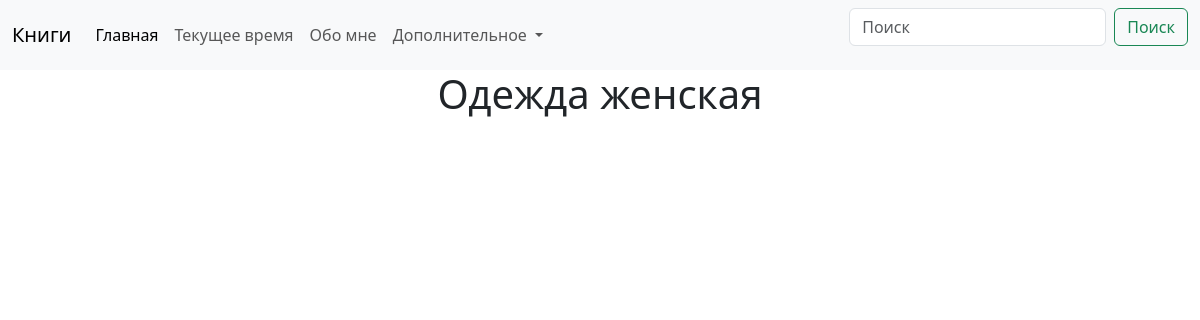
The app's page /women_clothes/, older data.
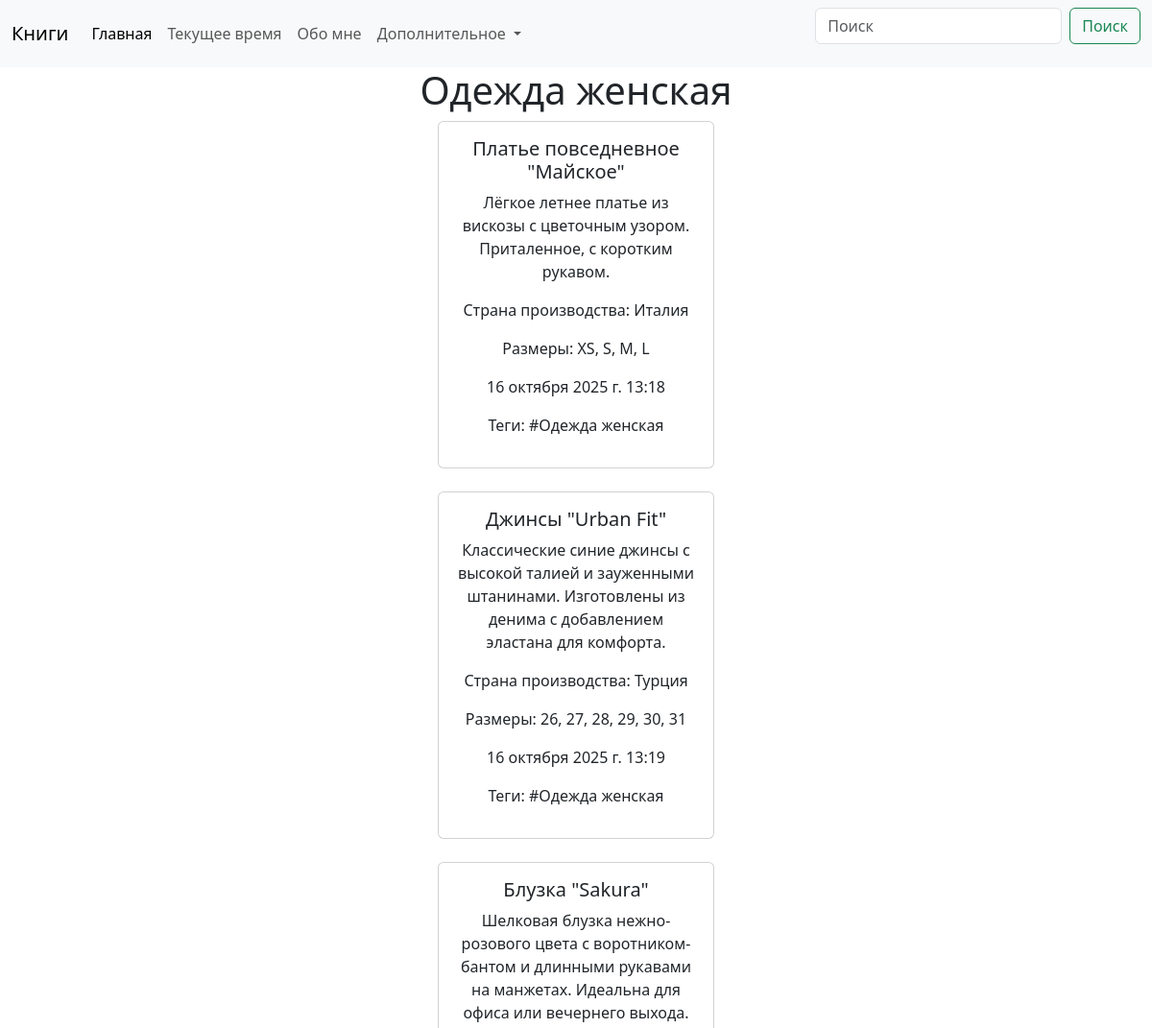
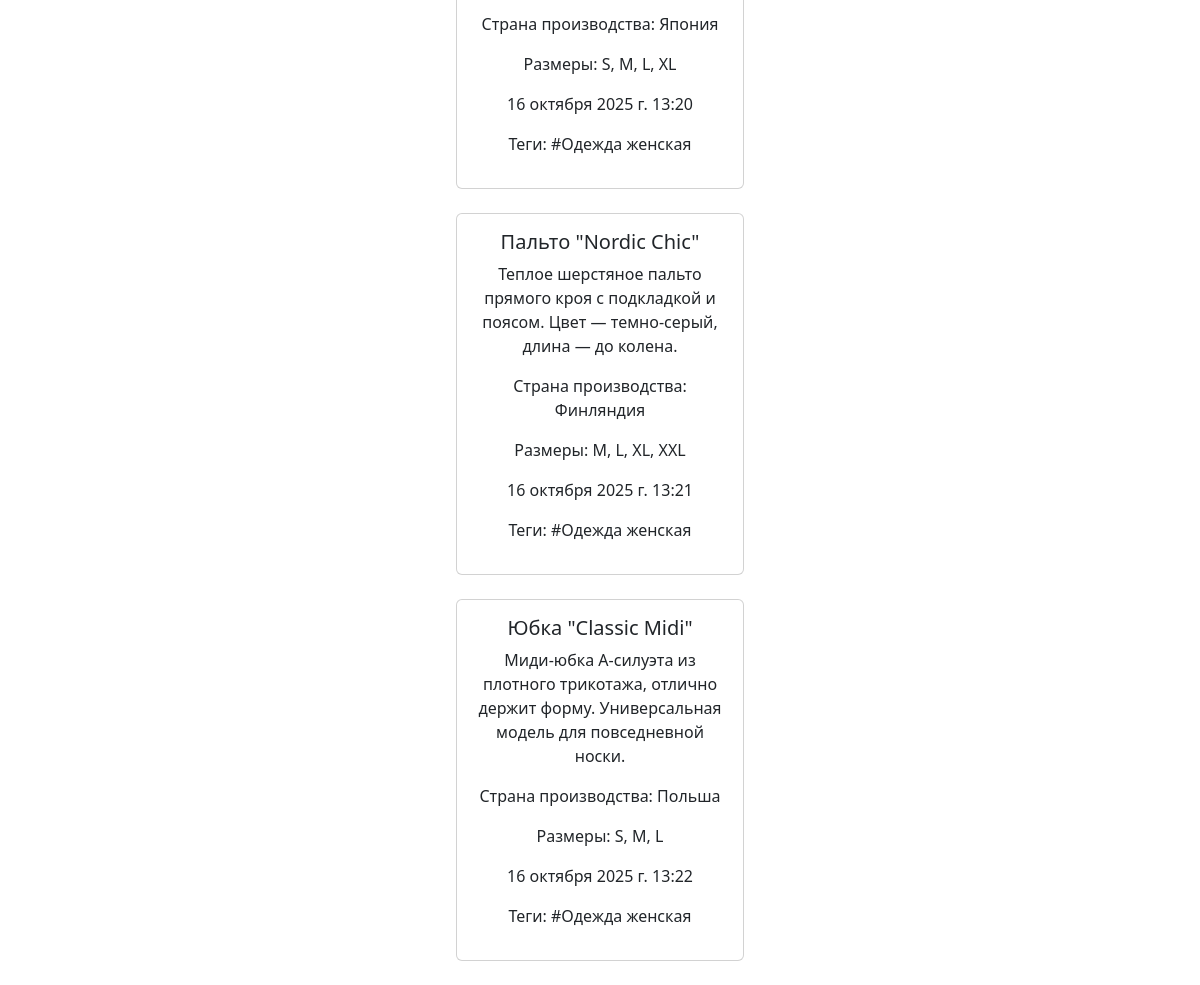
The same page, newer data (2 pictures, top to bottom).
### clothes/models.py (models this page shows, shortened)
class Clothe(models.Model):
    name_clothe = models.CharField(max_length=100)
    description = models.TextField(default='Одежда нужна для защиты от окружающей среды, например, от холода и жары.' \
    ' Кроме того, она выполняет информационную функцию, сигнализируя о социальном статусе, профессии и индивидуальности ' \
    'человека, а также эстетическую, помогая создавать образ и выражать себя. ')
    country = models.CharField(max_length=100)
    size = models.CharField(max_length=150, null=True)
    tags = models.ManyToManyField(Tag)
    created_at = models.DateTimeField(auto_now_add=True)

class Tag(models.Model):
    name = models.CharField(max_length=100)

### clothes/views.py (the view)
# urls.py: path('women_clothes/', views.WomenClothesView.as_view(), name='women_clothes'),
class WomenClothesView(generic.ListView):
    model = models.Clothe
    template_name = 'clothes/women_clothes.html'
    context_object_name = 'clothes'
    ordering = '-id'
    def get_queryset(self):
        women_clothes = self.model.objects.filter(tags__name='#Одежда женская')
        return women_clothes

### templates/clothes/women_clothes.html (shortened to what this page needs)
{% load static %}
{% include '../header.html' %}
<link href="https://cdn.jsdelivr.net/npm/bootstrap@5.3.3/dist/css/bootstrap.min.css" rel="stylesheet">
<h1 style="text-align: center;">Одежда женская</h1>
{% for i in clothes %}
<div class="center_film" style="display: flex; flex-wrap: wrap; justify-content: center; gap: 20px;">
<div class="card" style="width: 18rem; text-align: center;">
    <div class="card-body">
    <h5 class="card-title">{{ i.name_clothe }}</h5>
    <p class="card-text">{{ i.description }}</p>
    <p class="card-text">{{ i.country }}</p>
    <p class="card-text">{{ i.size}}</p>
    <p class="card-text">{{ i.created_at }}</p>
    <p>
        Теги:
        {%for tag in i.tags.all%}
        {{tag.name}}{% if not forloop.last %}, {% endif %}
        {% empty %}
        Тегов нет:
        {% endfor %}
    </p>
  </div>
</div>
</div>
{% endfor %}

### templates/header.html (shortened to what this page needs)
<nav class="navbar navbar-expand-lg bg-body-tertiary">
  <div class="container-fluid">
    <a class="navbar-brand" href="#">Книги</a>
    <div class="collapse navbar-collapse" id="navbarSupportedContent">
      <ul class="navbar-nav me-auto mb-2 mb-lg-0">
        <li class="nav-item">
          <a class="nav-link active" aria-current="page" href="#">Главная</a>
        </li>
        <li class="nav-item">
          <a href="{% url 'current_time' %}" class="nav-link" href="#">Текущее время</a>
        </li>
        <li class="nav-item">
          <a class="nav-link" href="{% url 'myself_story' %}">Обо мне</a>
        </li>
        <li class="nav-item dropdown">
          <a class="nav-link dropdown-toggle" href="#" role="button" data-bs-toggle="dropdown" aria-expanded="false">
            Дополнительное
          </a>
        </li>
      </ul>
      <form class="d-flex" role="search">
        <input class="form-control me-2" type="search" placeholder="Поиск" aria-label="Поиск">
        <button class="btn btn-outline-success" type="submit">Поиск</button>
      </form>
    </div>
  </div>
</nav>

Row changes from the older to the newer data that the page shows:
added Clothe: name_clothe "Платье повседневное \"Майское\"", description "Лёгкое летнее платье из вискозы с цветочным узором. Приталенное, с коротким рукавом.", country "Страна производства: Италия", size "Размеры: XS, S, M, L", created_at "16 октября 2025 г. 13:18"
added Tag: name "#Одежда женская"
added Clothe: name_clothe "Джинсы \"Urban Fit\"", description "Классические синие джинсы с высокой талией и зауженными штанинами. Изготовлены из денима с добавлением эластана для комфорта.", country "Страна производства: Турция", size "Размеры: 26, 27, 28, 29, 30, 31", created_at "16 октября 2025 г. 13:19"
added Clothe: name_clothe "Блузка \"Sakura\"", description "Шелковая блузка нежно-розового цвета с воротником-бантом и длинными рукавами на манжетах. Идеальна для офиса или вечернего выхода.", country "Страна производства: Япония", size "Размеры: S, M, L, XL", created_at "16 октября 2025 г. 13:20"
added Clothe: name_clothe "Пальто \"Nordic Chic\"", description "Теплое шерстяное пальто прямого кроя с подкладкой и поясом. Цвет — темно-серый, длина — до колена.", country "Страна производства: Финляндия", size "Размеры: M, L, XL, XXL", created_at "16 октября 2025 г. 13:21"
added Clothe: name_clothe "Юбка \"Classic Midi\"", description "Миди-юбка А-силуэта из плотного трикотажа, отлично держит форму. Универсальная модель для повседневной носки.", country "Страна производства: Польша", size "Размеры: S, M, L", created_at "16 октября 2025 г. 13:22"
